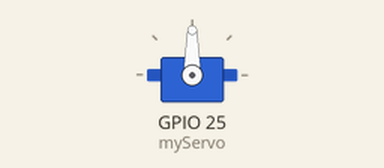
Bench run of a sketch on a simulated ESP32. Parts: servo.

Above: at 0.05 s.
At 10.0 s:
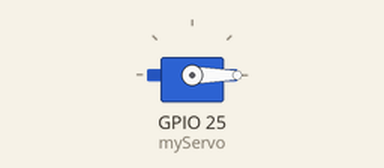
Timing chart, 0 to 13.0 s (numbered marks = the images above):
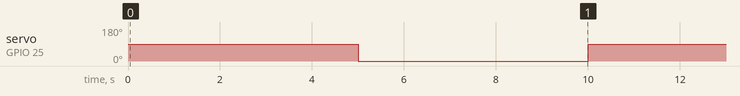

The sketch:

servotest.ino
```cpp
#include <ESP32Servo.h>

Servo myServo;  // สร้างอ็อบเจ็กต์ Servo

void setup() {
    myServo.attach(25);  // กำหนดขาที่ใช้ควบคุมเซอร์โว (ขา 9 บน ESP32)
}

void loop() {
    unsigned long startTime = millis();
    while (millis() - startTime < 60000) { // ทำซ้ำเป็นเวลา 1 นาที
        myServo.write(90);  // หมุนไปที่ 90 องศา
        delay(5000);        // รอ 5 วินาที
        myServo.write(0);   // หมุนกลับไปที่ 0 องศา
        delay(5000);        // รอ 5 วินาที
    }
}
```

Measured:
- by itself, servo on GPIO 25 (myServo): alternates 90° for 5.0 s and 0° for 5.0 s
